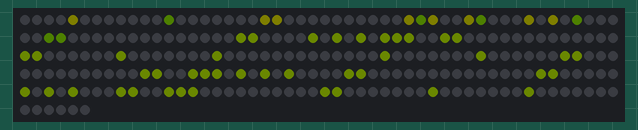
Recording of a program running on a simulated Raspberry Pi Pico running MicroPython. On the bench: 256 RGB LEDs in strip order, left to right, continuing on the next row. Dim RGB values are drawn brighter than linear; random numbers come from a fixed seed; the interpreter's speed is modelled, so counts of loop turns are approximate.

Above: at 0.38 s.
At 4.58 s:
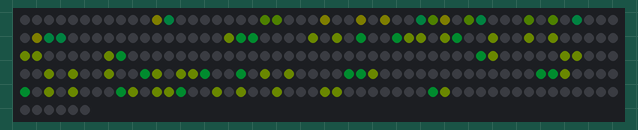
At 8.8 s:
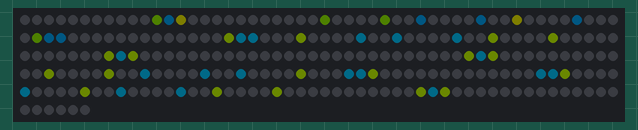
At 10.24 s:
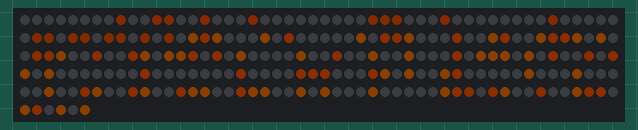
At 15.88 s:
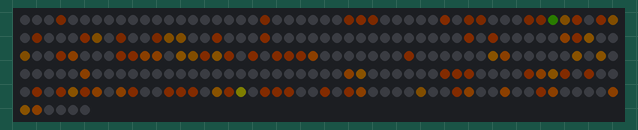
At 21.94 s:
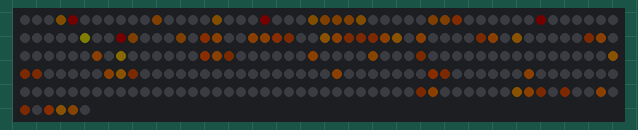

The program:

gameoflife.py
```python
# Demo: Conways Game of Life auf 16x16, Raender verbunden (was rechts rausgeht, kommt links rein).
# Zellen faden weich ein und aus, die Farbe zeigt das Alter einer Zelle.
# Stirbt alles aus oder wiederholt sich das Muster, startet eine neue Runde -
# zufaellig oder mit einem bekannten Muster.
import time, random
import matrix as m

W, H = m.W, m.H
N = W * H
FRAMES = 4         # Zwischenbilder pro Generation (Ueberblenden)
FRAME_MS = 45      # Zeit pro Zwischenbild
DENSITY = 0.35     # Anteil lebender Zellen beim zufaelligen Start
REPEAT_GENS = 40   # so lange darf ein Muster sich wiederholen, bevor neu gestartet wird
MAX_GENS = 1500    # spaetestens dann neue Runde

# Nachbarn je Zelle mit Umlauf an den Raendern
NB = []
for c in range(N):
    x, y = c % W, c // W
    NB.append(tuple(((y + dy) % H) * W + (x + dx) % W
                    for dy in (-1, 0, 1) for dx in (-1, 0, 1) if dx or dy))

PATTERNS = {
    "pulsar": [(x, y) for y in (0, 5, 7, 12) for x in (2, 3, 4, 8, 9, 10)] +
              [(x, y) for x in (0, 5, 7, 12) for y in (2, 3, 4, 8, 9, 10)],
    "glider": [(1, 0), (2, 1), (0, 2), (1, 2), (2, 2)],
    "r_pentomino": [(1, 0), (2, 0), (0, 1), (1, 1), (1, 2)],
    "acorn": [(1, 0), (3, 1), (0, 2), (1, 2), (4, 2), (5, 2), (6, 2)],
    "galaxy": [(x, y) for y, row in enumerate((
        "######.##", "######.##", ".......##", "##.....##", "##.....##",
        "##.....##", "##.......", "##.######", "##.######")) for x, ch in enumerate(row) if ch == "#"],
    "lwss": [(1, 0), (4, 0), (0, 1), (0, 2), (4, 2), (0, 3), (1, 3), (2, 3), (3, 3)],
}

def place(grid, cells, ox, oy):
    for x, y in cells:
        grid[((y + oy) % H) * W + (x + ox) % W] = 1

def seed():
    g = bytearray(N)
    r = random.random()
    if r < 0.5:
        for c in range(N):
            g[c] = 1 if random.random() < DENSITY else 0
    elif r < 0.6:
        place(g, PATTERNS["pulsar"], 1, 1)
    elif r < 0.65:
        place(g, PATTERNS["galaxy"], 3, 3)
    elif r < 0.7:
        # zwei Raumschiffe hintereinander
        place(g, PATTERNS["lwss"], 0, 2)
        place(g, PATTERNS["lwss"], 8, 10)
    elif r < 0.85:
        # mehrere Glider in verschiedene Richtungen
        for i in range(4):
            cells = PATTERNS["glider"]
            if i & 1:
                cells = [(2 - x, y) for x, y in cells]
            if i & 2:
                cells = [(x, 2 - y) for x, y in cells]
            place(g, cells, random.randrange(W), random.randrange(H))
    else:
        place(g, PATTERNS[random.choice(("r_pentomino", "acorn"))], 5, 6)
    return g

def step(cur):
    nxt = bytearray(N)
    for c in range(N):
        a, b, d, e, f, g, h, i = NB[c]
        n = cur[a] + cur[b] + cur[d] + cur[e] + cur[f] + cur[g] + cur[h] + cur[i]
        if n == 3 or (n == 2 and cur[c]):
            nxt[c] = 1
    return nxt

# Position jeder Zelle im Bildpuffer von matrix.py
IDX = [m.xy(c % W, c // W) * 3 for c in range(N)]

def palette(hue):
    # neue Zellen in der Grundfarbe, aeltere wandern im Farbrad weiter (bis max. 1/3 Runde)
    return [m.wheel(hue + a * 8) for a in range(33)]

def render(prev, cur, ages, old_ages, pal):
    buf = m.buf
    for f in range(1, FRAMES + 1):
        t = time.ticks_ms()
        fade_in = 255 * f // FRAMES
        for c in range(N):
            p, q = prev[c], cur[c]
            j = IDX[c]
            if not p and not q:
                buf[j] = buf[j + 1] = buf[j + 2] = 0
                continue
            if p and q:
                col = pal[min(ages[c], 32)]
                buf[j] = col[0]; buf[j + 1] = col[1]; buf[j + 2] = col[2]
                continue
            if q:
                lvl = fade_in
                col = pal[0]
            else:
                lvl = 255 - fade_in
                col = pal[min(old_ages[c], 32)]
            buf[j] = col[0] * lvl >> 8; buf[j + 1] = col[1] * lvl >> 8; buf[j + 2] = col[2] * lvl >> 8
        m.show()
        time.sleep_ms(max(0, FRAME_MS - time.ticks_diff(time.ticks_ms(), t)))

while True:
    pal = palette(random.randrange(768))
    empty = bytearray(N)
    cur = seed()
    ages = bytearray(N)
    render(empty, cur, ages, ages, pal)
    seen = {}
    repeat_since = None
    gen = 0
    while True:
        nxt = step(cur)
        old_ages = ages
        ages = bytearray(N)
        for c in range(N):
            if nxt[c]:
                ages[c] = min(old_ages[c] + 1, 255) if cur[c] else 0
        render(cur, nxt, ages, old_ages, pal)
        cur = nxt
        gen += 1
        key = bytes(cur)
        if repeat_since is None and key in seen:
            repeat_since = gen
        seen[key] = gen
        if len(seen) > 200:
            seen = {key: gen}
        if not any(cur) or gen > MAX_GENS or (repeat_since and gen - repeat_since > REPEAT_GENS):
            break
    # ausblenden, dann neue Runde
    time.sleep_ms(600)
    render(cur, empty, ages, ages, pal)
    time.sleep_ms(300)
```

matrix.py
```python
# Gemeinsame Bibliothek fuer alle Demos: 4x WS2812B 8x8 als 16x16-Flaeche an GP22
# Anordnung: 1 links oben, 2 links unten, 3 rechts oben, 4 rechts unten
# Farben werden immer in voller Aufloesung (0-255) angegeben, show() dimmt sie herunter.
import machine, neopixel, micropython, array

PIN = 22
W = H = 16
N = W * H
MAX = 16  # max. Helligkeit pro Kanal (0-255) -> ca. 500 mA gesamt, VSYS gemessen stabil bis MAX 22
# Helligkeitsausgleich je Matrix (1, 2, 3, 4) und Farbkanal (R, G, B).
# Matrix 1 hat andere LEDs: Rot/Gruen doppelt so hell, Blau ca. 1,45x (per Auge abgeglichen)
GAIN = ((0.5, 0.5, 0.69), (1, 1, 1), (1, 1, 1), (1, 1, 1))
# Strombremse: Summe aller Kanaele (0-255) darf das nicht ueberschreiten,
# sonst wird alles gleichmaessig gedimmt. 255 je LED = so viel wie der Regenbogen.
BUDGET = N * 255

_np = neopixel.NeoPixel(machine.Pin(PIN), N)
buf = bytearray(N * 3)  # R, G, B je LED, Index = LED-Nummer in der Kette

# Faktor je LED und Kanal in Festkomma (x1024), damit show() ohne Fliesskomma auskommt
_mul = array.array('H', [round(MAX * GAIN[i // 3 // 64][i % 3] * 1024 / 255) for i in range(N * 3)])

@micropython.viper
def _sum(src: ptr8, n: int) -> int:
    t = 0
    i = 0
    while i < n:
        t += src[i]
        i += 1
    return t

@micropython.viper
def _render(src: ptr8, dst: ptr8, mul: ptr16, n: int, k: int):
    # RGB (0-255) -> gedimmt, korrigiert, gerundet, in GRB-Reihenfolge fuer die WS2812B
    j = 0
    while j < n:
        dst[j + 1] = (src[j] * mul[j] * k + 524288) >> 20
        dst[j] = (src[j + 1] * mul[j + 1] * k + 524288) >> 20
        dst[j + 2] = (src[j + 2] * mul[j + 2] * k + 524288) >> 20
        j += 3

def xy(x, y):
    m = (x // 8) * 2 + (y // 8)
    return m * 64 + (y % 8) * 8 + (x % 8)

def set(x, y, c):
    if 0 <= x < W and 0 <= y < H:
        i = xy(x, y) * 3
        buf[i] = c[0]; buf[i + 1] = c[1]; buf[i + 2] = c[2]

def get(x, y):
    i = xy(x, y) * 3
    return (buf[i], buf[i + 1], buf[i + 2])

def fill(c):
    for i in range(0, N * 3, 3):
        buf[i] = c[0]; buf[i + 1] = c[1]; buf[i + 2] = c[2]

def clear():
    fill((0, 0, 0))

def show():
    tot = _sum(buf, N * 3)
    k = 1024 if tot <= BUDGET else 1024 * BUDGET // tot
    _render(buf, _np.buf, _mul, N * 3, k)
    _np.write()

def wheel(p):
    # Farbrad 0..767, jeweils nur 2 Kanaele aktiv
    p %= 768
    if p < 256:
        return (255 - p, p, 0)
    p -= 256
    if p < 256:
        return (0, 255 - p, p)
    p -= 256
    return (p, 0, 255 - p)
```
